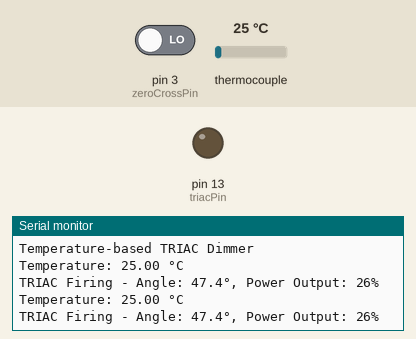
Bench run of a sketch on a simulated Arduino Uno, built with avr-gcc and run on an emulated ATmega328P. Shown: output pins drawn as LEDs (lit = HIGH), the last lines printed to the serial monitor. The inputs (shaded band) are chosen by the test bench; at power-on: thermocouple 25 °C, pin 3 (zeroCrossPin) LOW.

Above: at 1.7 s.
1.8 s: thermocouple set to 22 °C
At 3.1 s:
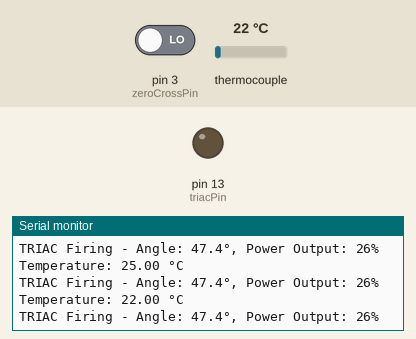
3.3 s: thermocouple set to 17 °C
At 4.3 s:
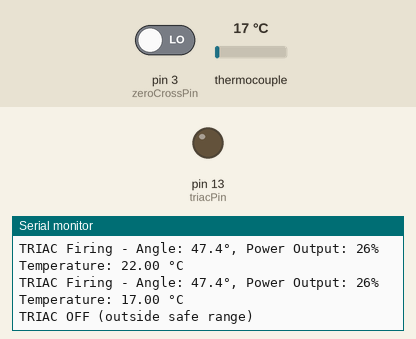
Timing chart, 0 to 6.3 s (numbered marks = the images above; inputs shaded):
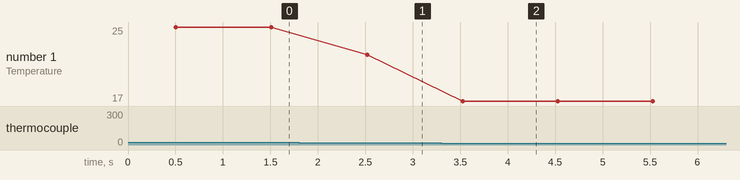

Measured:
- the behaviour switches between 20 and 19 °C on thermocouple (found by bisection; images 1 and 2)
- after the input at 1.8 s, the serial monitor: prints a new line after 0.72 s (image 1)
- after the input at 3.3 s, the serial monitor: prints a new line after 0.23 s (image 2)
- plotted number 1: 25 → 22 after the input at 1.8 s, 22 → 17 after the input at 3.3 s

The sketch:

dim_light_circuit.ino
```cpp
#include "max6675.h"  // Thermocouple library

// Pins for MAX6675
int thermoDO = 50;
int thermoCS = 53;
int thermoCLK = 52;

// TRIAC and zero-cross detection
const byte zeroCrossPin = 3;   // TLP621 output to interrupt
const byte triacPin = 13;      // MOC3021 input gate

MAX6675 thermocouple(thermoCLK, thermoCS, thermoDO);

volatile boolean zeroCrossDetected = false;
bool enableTriac = true;     // Whether TRIAC should be firing
bool triacState = true;      // Current logic state of TRIAC enable

// Temperature control thresholds
const float safeTempMin = 20.0;
const float safeTempMax = 35.0;

int delayTime = 6250;  // µs delay before firing TRIAC
const int MIN_SAFE_DELAY = 150;  // µs to avoid 0 µs firing
const float halfCycleMicroSec = 8333.0;
const float degreesPerMicroSec = 180.0 / halfCycleMicroSec;

void setup() {
  Serial.begin(9600);
  Serial.println("Temperature-based TRIAC Dimmer");

  pinMode(triacPin, OUTPUT);
  digitalWrite(triacPin, LOW);
  pinMode(zeroCrossPin, INPUT);

  attachInterrupt(digitalPinToInterrupt(zeroCrossPin), zeroCrossISR, RISING);

  delay(500);  // Allow thermocouple to stabilize
}

void loop() {
  // Read temperature
  float temperature = thermocouple.readCelsius();

  Serial.print("Temperature: ");
  Serial.print(temperature);
  Serial.println(" °C");

  // Simple hysteresis: TRIAC ON if within range, OFF otherwise
  if (temperature >= safeTempMin && temperature <= safeTempMax) {
    if (!triacState) {
      triacState = true;
      enableTriac = true;
      Serial.println("TRIAC ON (within safe range)");
    }
  } else {
    if (triacState) {
      triacState = false;
      enableTriac = false;
      Serial.println("TRIAC OFF (outside safe range)");
    }
  }

  // Set TRIAC power level (25% mapped to firing delay)
  if (enableTriac) {
    delayTime = getSafeDelay(25);  // 25% power level for demo
    float angle = delayTime * degreesPerMicroSec;
    float powerOut = (angle / 180.0) * 100.0;

    Serial.print("TRIAC Firing - Angle: ");
    Serial.print(angle, 1);
    Serial.print("°, Power Output: ");
    Serial.print(powerOut, 0);
    Serial.println("%");
  }

  loopDimmer();
  delay(1000); // Refresh rate of 1s
}

// Fires TRIAC if zero-cross was detected
void loopDimmer() {
  if (zeroCrossDetected) {
    zeroCrossDetected = false;

    if (enableTriac) {
      delayMicroseconds(delayTime);  // Phase delay
      digitalWrite(triacPin, HIGH);
      delayMicroseconds(100);        // Trigger pulse width
      digitalWrite(triacPin, LOW);
    } else {
      digitalWrite(triacPin, LOW);
    }
  }
}

// Interrupt on zero crossing
void zeroCrossISR() {
  zeroCrossDetected = true;
}

// Converts power level (%) into safe TRIAC delay time (µs)
int getSafeDelay(int percent) {
  return (percent == 0)
    ? MIN_SAFE_DELAY  // Avoid unsafe 0 µs
    : map(percent, 0, 100, MIN_SAFE_DELAY, 8333);
}
```
